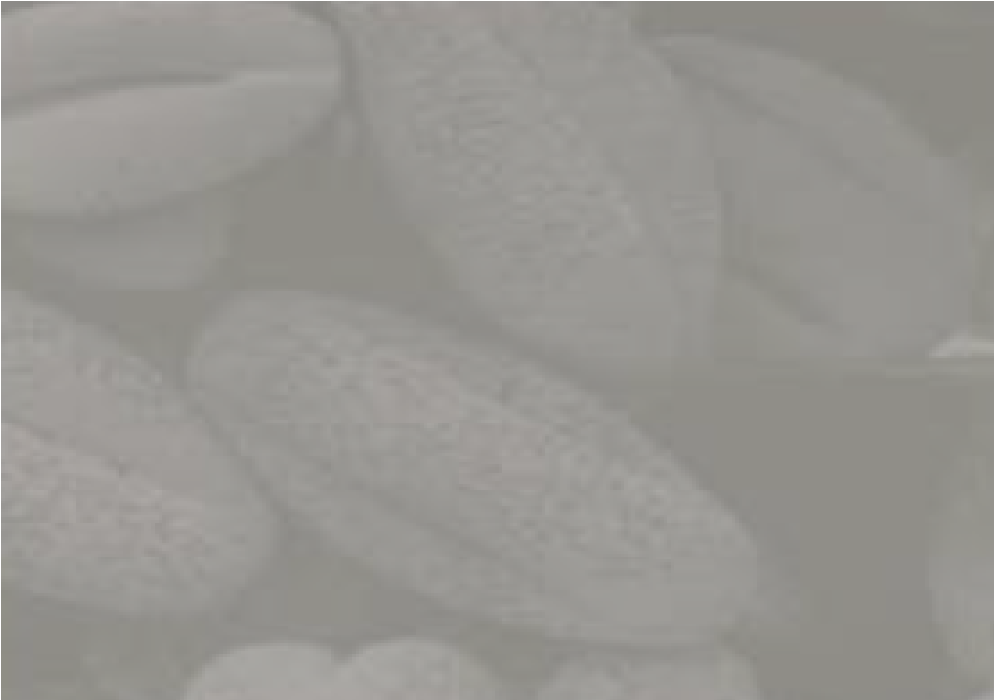
#> input picture rice.png, 994 x 700 px
$ python index.py
#> lines starting #> are read from the running program, lines starting #| are printed output that depends on the picture
import cv2
import numpy as np

def automatic_gamma_correction(image, gamma=1.0):
    # Step 2: Divide the image into smaller blocks
#> called with gamma = 1
    block_size = 16
    h, w = image.shape[:2]
#> h = 700; w = 994
    blocks_v = h // block_size
#> blocks_v = 43
    blocks_h = w // block_size
#> blocks_h = 62

    # Step 3: Calculate the mean and variance of each block
    block_means = np.zeros((blocks_v, blocks_h))
    block_variances = np.zeros((blocks_v, blocks_h))
    for i in range(blocks_v):
        for j in range(blocks_h):
            block = image[i*block_size:(i+1)*block_size, j*block_size:(j+1)*block_size]
            block_means[i, j] = np.mean(block)
            block_variances[i, j] = np.var(block)
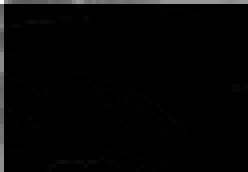
#> block_variances: shape (43, 62) float64 (shown 4 times larger); min 0, max 1347.8, mean 28.6; drawn with min black and max white

    # Step 4: Divide the blocks into dark and bright sets based on their mean
    dark_blocks = []
    bright_blocks = []
    for i in range(blocks_v):
        for j in range(blocks_h):
            if block_means[i, j] < 128:
                dark_blocks.append((i, j))
            else:
                bright_blocks.append((i, j))
#> after the loop, dark_blocks = []

    # Step 5: Calculate the mean and variance of dark and bright sets
    dark_var = np.mean(block_variances[[i for i, j in dark_blocks], [j for i, j in dark_blocks]])
#> dark_var = nan
    bright_var = np.mean(block_variances[[i for i, j in bright_blocks], [j for i, j in bright_blocks]])
#> bright_var = 28.63

    # Step 6: Determine the gamma correction value based on the variances
    if dark_var < bright_var:
        gamma = gamma * np.sqrt(bright_var / dark_var)
    else:
        gamma = gamma * np.sqrt(dark_var / bright_var)
#> gamma = nan

    # Apply gamma correction to the image
    corrected = np.power(image / 255.0, gamma) * 255.0
#> corrected: shape (700, 994) float64; 99.76% of the values are NaN or infinite; the others: min 255, max 255, mean 255
    corrected = corrected.astype(np.uint8)
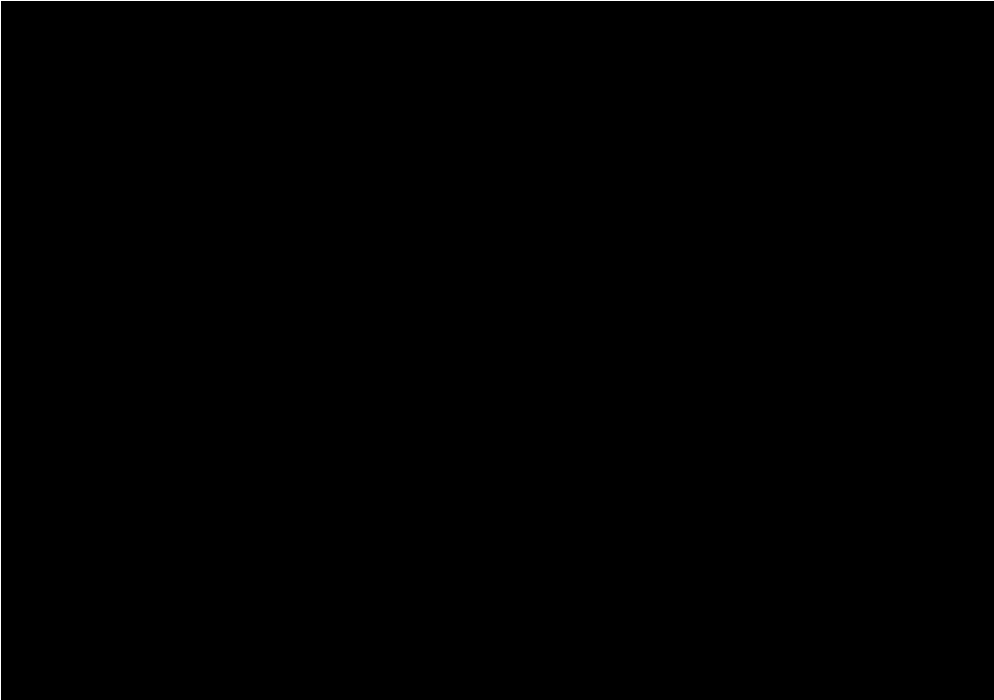
#> corrected: shape (700, 994); 0.24% white in thin lines or dots

    return corrected, gamma

# Load the image
image = cv2.imread('rice.png', cv2.IMREAD_GRAYSCALE)

# Apply automatic gamma correction with gamma = 1.0
corrected, gamma = automatic_gamma_correction(image, gamma=1.0)
#> gamma = nan

# Display the original and corrected images
cv2.imshow('Original', image)
cv2.imshow('Corrected', corrected)
cv2.waitKey(0)
cv2.destroyAllWindows()

# Print the gamma value
print('Gamma:', gamma)
#| Gamma: nan
